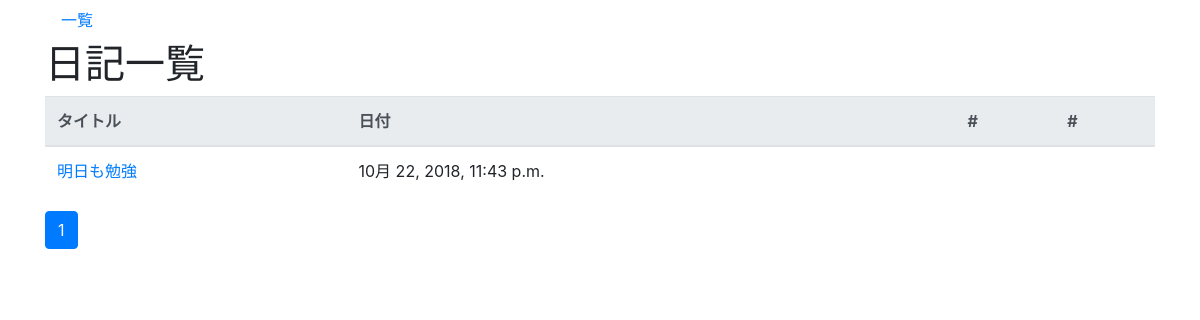
The app's page /diary/, older data.
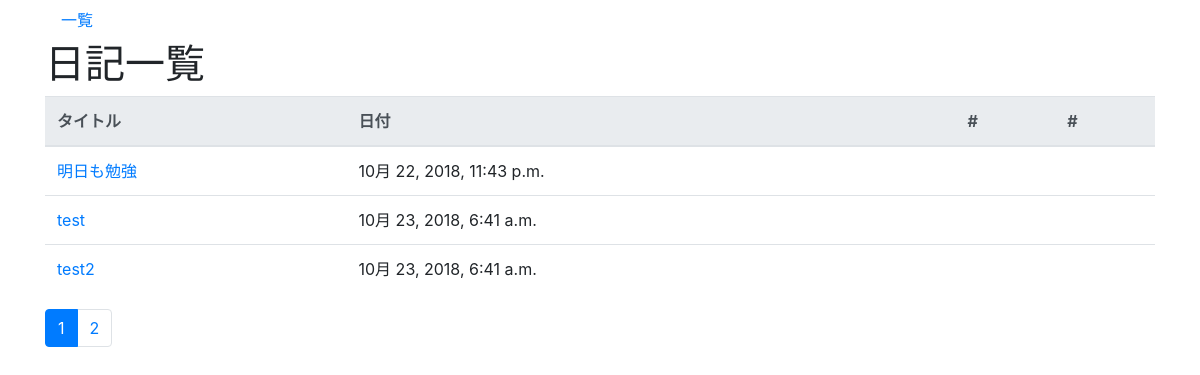
The same page, newer data.
### diary/models.py (models this page shows)
class Day(models.Model):
	title = models.CharField('タイトル', max_length=200)
	text = models.TextField('本文')
	date = models.DateTimeField('日付', default=timezone.now)

### diary/views.py (the view)
# urls.py: path('', views.IndexView.as_view(), name="index"),
class IndexView(generic.ListView):
    model = Day
    paginate_by = 3

### diary/templates/diary/day_list.html (shortened to what this page needs)
{% extends 'diary/base.html' %}
{% block content %}
	<h1>日記一覧</h1>
	<table class="table">
		<thead class="thead-light">
		<tr>
			<th>タイトル</th>
			<th>日付</th>
			<th>#</th>
			<th>#</th>
		</tr>
		</thead>
		<tbody>
		{% for day in day_list %}
			<tr>
				<td><a href="{% url 'diary:detail' day.pk %}">{{ day.title }}</a></td>
				<td>{{ day.date }}</td>
				<td>
					</td>
				<td>
					</td>
			</tr>
		{% endfor %}
		</tbody>
	</table>
	{% include 'diary/page.html' %}
{% endblock %}

### diary/templates/diary/base.html (shortened to what this page needs)
<!doctype html>
<html lang="en">
<head>
	<link rel="stylesheet" href="https://stackpath.bootstrapcdn.com/bootstrap/4.1.3/css/bootstrap.min.css"
>
</head>
<body>
<div class="container">
	<nav class="nav">
		<a class="nav-link active" href="{% url 'diary:index' %}">一覧</a>
	</nav>
	{% block content %}
	{% endblock %}
</div>
</body>
</html>

### diary/templates/diary/page.html (shortened to what this page needs)
<nav aria-label="Page navigation">
	<ul class="pagination">
		{% for link_page in page_obj.paginator.page_range %}
			{% if link_page == page_obj.number %}
				<li class="page-item active">
					<a href="?={{ link_page }}" class="page-link">
						{{ link_page }}
					</a>
				</li>
			{% else %}
				<li class="page-item">
					<a href="?page={{ link_page }}" class="page-link">
						{{ link_page }}
					</a>
				</li>
			{% endif %}
		{% endfor %}
	</ul>
</nav>

Row changes from the older to the newer data that the page shows:
added Day: title "test", date "10月 23, 2018, 6:41 a.m."
added Day: title "test2", date "10月 23, 2018, 6:41 a.m."
Text that changed along with them:
new list line: "2"
